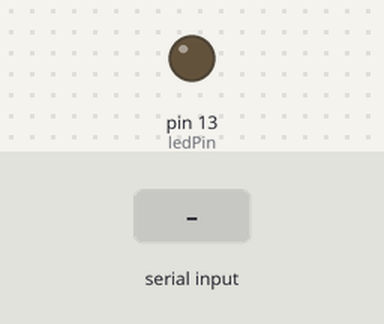
This sketch was run on a simulated Arduino Uno, built with avr-gcc and run on an emulated ATmega328P. Parts: output pins drawn as LEDs (lit = HIGH). Dashed ring = blinking. The test bench sets the inputs (shaded band).

Above: at 2.2 s.
2.3 s: "R" received over Serial
At 2.51 s:
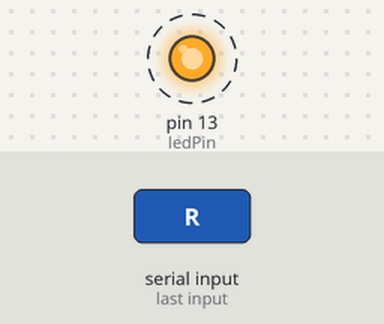
5.3 s: "H" received over Serial
At 6.5 s:
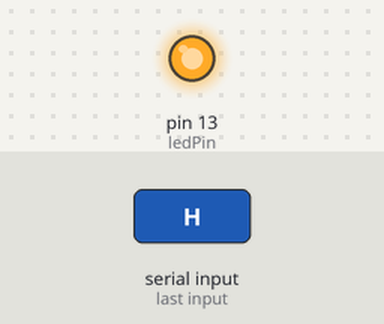
6.8 s: "L" received over Serial
At 7.8 s:
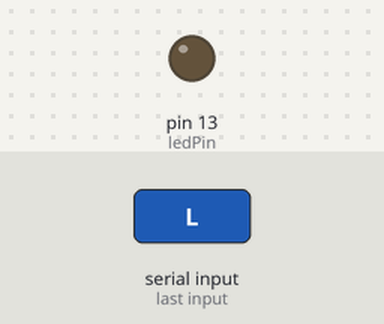
Timing chart, 0 to 9.8 s (numbered marks = the images above; inputs shaded):
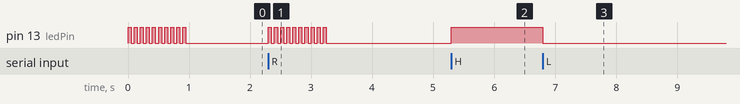

The sketch:

DemoTwin.ino
```cpp
const int ledPin = 13;
int incomingByte;
void (*resetFunc)(void) = 0;

void setup()
{
  Serial.begin(115200);
  pinMode(ledPin, OUTPUT);

  // Clearly indicate that the device has been reset,
  // as resetFunc() doesn't trigger the usual indication
  for (size_t i = 0; i < 10; i++)
  {
    digitalWrite(ledPin, HIGH);
    delay(50);
    digitalWrite(ledPin, LOW);
    delay(50);
  }
}

void loop()
{
  if (Serial.available() > 0)
  {
    incomingByte = Serial.read();

    switch (incomingByte)
    {
    case 'H':
      digitalWrite(ledPin, HIGH);
      break;
    case 'L':
      digitalWrite(ledPin, LOW);
      break;
    case 'R':
      resetFunc();
      break;
    case 'M':
      Serial.println(String(millis()));
      break;
    }
  }
}
```

Measured:
- after the input at 2.3 s, pin 13 (ledPin): alternates HIGH for 0.05 s and LOW for 0.05 s, 20 changes in all, then stays LOW, starting at once
- after the input at 5.3 s, pin 13 (ledPin): LOW → HIGH at once
- after the input at 6.8 s, pin 13 (ledPin): HIGH → LOW at once
